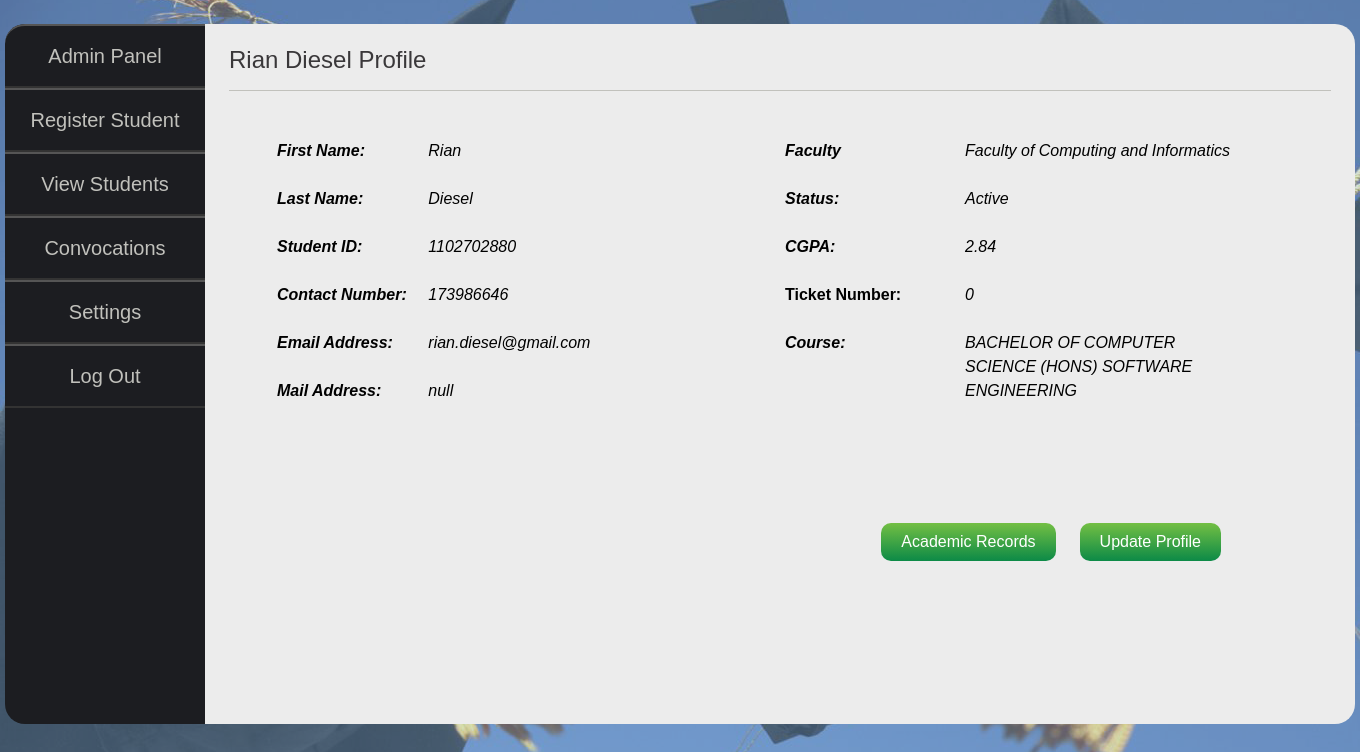
Screenshot of /view_student_profile.php?id=1102702880 (signed in) with the database file from the repository.
### tables this page shows
CREATE TABLE `student` (
  `first_name` varchar(255) NOT NULL,
  `last_name` varchar(255) NOT NULL,
  `student_id` int(10) NOT NULL,
  `username` int(10) NOT NULL,
  `password` varchar(128) NOT NULL,
  `faculty` varchar(50) NOT NULL,
  `course_code` varchar(20) NOT NULL,
  `status` varchar(50) NOT NULL,
  `contact_number` varchar(11) DEFAULT NULL,
  `mail_address` text,
  `email_address` varchar(255) DEFAULT NULL,
  `cgpa` float DEFAULT NULL,
  `ticket_id` int(11) DEFAULT NULL
);

CREATE TABLE `course` (
  `course_code` varchar(20) NOT NULL,
  `course_name` varchar(255) NOT NULL,
  `total_credit_hours` int(3) NOT NULL
);

### includes/functions.php (called while the page is built, shortened)
<?php
	function view($data){
		include("views/layout.php");
	}
?>

### public/view_student_profile.php (called while the page is built, shortened)
<?php
	require_once("../includes/db_connection.php");
	require_once("../includes/db_functions.php");
 	require_once("../includes/functions.php");
	$student = get_student_by_id($_GET["id"],$conn);
	$student = mysqli_fetch_assoc($student);
	$data = array(
		'view' => 'view_student_profile',
		'page_title' => "View Students",
		'page_header' => $student["first_name"] . " " . $student["last_name"] . " Profile",
		'student' => $student
	);
 	view($data);
?>

### includes/db_functions.php (called while the page is built, shortened)
<?php
 	require_once("../includes/functions.php");
function get_student_by_ID($id,$conn){
		$query = "SELECT * FROM student ";
		$query .= "WHERE student_id LIKE '%{$id}%' ";
		$result = mysqli_query($conn,$query);
		return $result;
}
function get_courseName($courseCode,$conn) {
		$query = "SELECT course_name FROM course ";
		$query .= "WHERE course_code='$courseCode' ";
		$result = mysqli_query($conn,$query);
		$result = mysqli_fetch_assoc($result);
		return $result["course_name"];
}
?>

### public/views/view_student_profile.view.php (the view)
<div class="left">
	<table>
		<tr>
			<td class="caption"><p>First Name:</p></td>
			<td><p> <?php echo $student["first_name"] ?></p></td>
		</tr>
		<tr>
			<td class="caption"><p>Last Name:</p></td>
			<td><p> <?php echo $student["last_name"] ?></p></td>
		</tr>
		<tr>
			<td class="caption"><p>Student ID:</p></td>
			<td ><p> <?php echo $student["student_id"] ?></p></td>
		</tr>
		<tr>
			<td class="caption"><p>Contact Number:</p></td>
			<td><p> <?php echo $student["contact_number"] ?></p></td>
		</tr>
		<tr>
			<td class="caption"><p>Email Address:</p></td>
			<td><p> <?php echo $student["email_address"] ?></p></td>
		</tr>
		<tr>
			<td class="caption"><p>Mail Address:</p></td>
			<td><p> <?php echo $student["mail_address"] ?></p></td>
		</tr>
	</table>
</div>
<div class="left">
	<table>
		<tr>
			<td class="caption"><p>Faculty</p></td>
			<td><p> <?php echo $student["faculty"] ?></p></td>
		</tr>
		<tr>
			<td class="caption"><p>Status:</p></td>
			<td><p> <?php echo $student["status"] ?></p></td>
		</tr>
		<tr>
			<td class="caption"><p>CGPA:</p></td>
			<td><p> <?php echo $student["cgpa"] ?></p></td>
		</tr>
		<tr>
			<td class="caption"><p class="caption">Ticket Number:</p></td>
			<td ><p> <?php echo $student["ticket_id"] ?></p></td>
		</tr>
		<tr>
			<td class="caption"><p>Course:</p></td>
			<td><p> <?php echo get_courseName($student["course_code"],$conn) ?></p></td>
		</tr>
	</table>
	<form action="update_student_profile.php?id=<?php echo $student["student_id"] ?>" method="POST">
	  <button type="submit" name="Update">Update Profile</button>
	</form>
		<form action="update_academic_records.php?id=<?php echo $student["student_id"] ?>" method="POST">
	  <button type="submit" name="Academic">Academic Records</button>
	</form>
</div>

### public/css/styles.css (style rules this page uses)
body { font-size: 16px; font-family: Arial, Helvetica Neue, Helvetica, sans-serif; background-color: #4b6799; background: url(../img/caps01.png) left repeat; }

### public/css/view_student_profile.css (style rules this page uses)
div.left { margin-top: 24px; margin-left: 48px; width: 460px; float: left; }
table td { width: 360px; padding-bottom: 24px; }
.caption { width: 180px; font-weight: bold; font-style: normal; }
p { font-style: italic; }
button { background: #73BF43; background-image: -webkit-linear-gradient(top, #73bf43, #0c8a47); background-image: -moz-linear-gradient(top, #73bf43, #0c8a47); background-image: -ms-linear-gradient(top, #73bf43, #0c8a47); background-image: -o-linear-gradient(top, #73bf43, #0c8a47); background-image: linear-gradient(to bottom, #73bf43, #0c8a47); -webkit-border-radius: 20; -moz-border-radius: 20; border-radius: 10px; font-family: Arial; color: #ffffff; font-size: 16px; padding: 10px 20px 10px 20px; text-decoration: none; border: 0; float: right; cursor: pointer; margin-top: 96px; margin-right: 24px; }

### rows the page displays
student: first_name "Rian", last_name "Diesel", student_id "1102702880", contact_number "173986646", email_address "rian.diesel@gmail.com", mail_address "null", faculty "Faculty of Computing and Informatics", status "Active", cgpa "2.84", ticket "0", course_code.course_name "BACHELOR OF COMPUTER SCIENCE (HONS) SOFTWARE ENGINEERING"

### other values shown
$page_header "Rian Diesel Profile"
